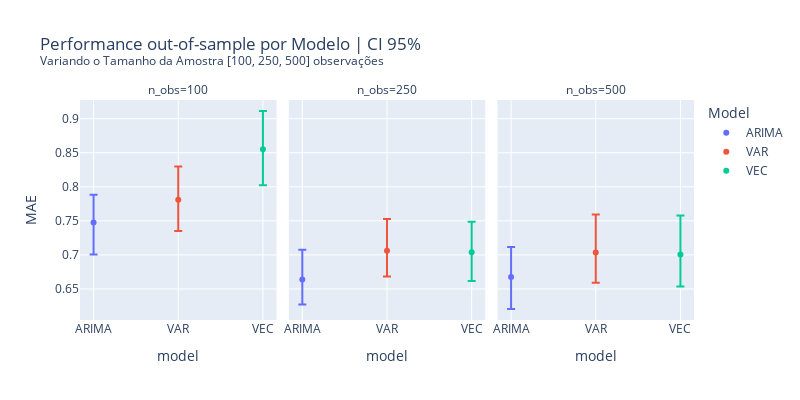

Notebook code cell kept with this figure:
### Code cell
filter_select = (df_MAE.n_ts==3) & (df_MAE.n_ma==0) & (df_MAE.n_fold_ts==85)
boot_df_ci_filter = df_MAE.loc[filter_select].copy()

fig = px.scatter(boot_df_ci_filter, x="model", y="MAE", color="model", facet_col="n_obs",error_y="ci_sup",error_y_minus="ci_inf")
fig.update_layout(width=800, height=400)
fig.update_layout(title="Performance out-of-sample por Modelo | CI 95% <br><sup>Variando o Tamanho da Amostra [100, 250, 500] observações</sup>",legend_title="Model",margin=dict(t=100))
fig.show()

### Figure 1 — Plotly figure (JSON) as saved in the notebook; plotly's stock layout.template omitted (floating-point values rounded to 4 significant figures)
{"data": [{"error_y": {"array": [0.04083], "arrayminus": [0.04697]}, "hovertemplate": "model=%{x}<br>n_obs=100<br>MAE=%{y}<extra></extra>", "legendgroup": "ARIMA", "marker": {"color": "#636efa", "symbol": "circle"}, "mode": "markers", "name": "ARIMA", "orientation": "v", "showlegend": true, "type": "scatter", "x": ["ARIMA"], "xaxis": "x", "y": [0.7476], "yaxis": "y"}, {"error_y": {"array": [0.0437], "arrayminus": [0.03667]}, "hovertemplate": "model=%{x}<br>n_obs=250<br>MAE=%{y}<extra></extra>", "legendgroup": "ARIMA", "marker": {"color": "#636efa", "symbol": "circle"}, "mode": "markers", "name": "ARIMA", "orientation": "v", "showlegend": false, "type": "scatter", "x": ["ARIMA"], "xaxis": "x2", "y": [0.664], "yaxis": "y2"}, {"error_y": {"array": [0.04398], "arrayminus": [0.04689]}, "hovertemplate": "model=%{x}<br>n_obs=500<br>MAE=%{y}<extra></extra>", "legendgroup": "ARIMA", "marker": {"color": "#636efa", "symbol": "circle"}, "mode": "markers", "name": "ARIMA", "orientation": "v", "showlegend": false, "type": "scatter", "x": ["ARIMA"], "xaxis": "x3", "y": [0.6674], "yaxis": "y3"}, {"error_y": {"array": [0.04877], "arrayminus": [0.04621]}, "hovertemplate": "model=%{x}<br>n_obs=100<br>MAE=%{y}<extra></extra>", "legendgroup": "VAR", "marker": {"color": "#EF553B", "symbol": "circle"}, "mode": "markers", "name": "VAR", "orientation": "v", "showlegend": true, "type": "scatter", "x": ["VAR"], "xaxis": "x", "y": [0.7811], "yaxis": "y"}, {"error_y": {"array": [0.04649], "arrayminus": [0.03777]}, "hovertemplate": "model=%{x}<br>n_obs=250<br>MAE=%{y}<extra></extra>", "legendgroup": "VAR", "marker": {"color": "#EF553B", "symbol": "circle"}, "mode": "markers", "name": "VAR", "orientation": "v", "showlegend": false, "type": "scatter", "x": ["VAR"], "xaxis": "x2", "y": [0.7062], "yaxis": "y2"}, {"error_y": {"array": [0.05552], "arrayminus": [0.04449]}, "hovertemplate": "model=%{x}<br>n_obs=500<br>MAE=%{y}<extra></extra>", "legendgroup": "VAR", "marker": {"color": "#EF553B", "symbol": "circle"}, "mode": "markers", "name": "VAR", "orientation": "v", "showlegend": false, "type": "scatter", "x": ["VAR"], "xaxis": "x3", "y": [0.7037], "yaxis": "y3"}, {"error_y": {"array": [0.05619], "arrayminus": [0.05283]}, "hovertemplate": "model=%{x}<br>n_obs=100<br>MAE=%{y}<extra></extra>", "legendgroup": "VEC", "marker": {"color": "#00cc96", "symbol": "circle"}, "mode": "markers", "name": "VEC", "orientation": "v", "showlegend": true, "type": "scatter", "x": ["VEC"], "xaxis": "x", "y": [0.8551], "yaxis": "y"}, {"error_y": {"array": [0.04497], "arrayminus": [0.04227]}, "hovertemplate": "model=%{x}<br>n_obs=250<br>MAE=%{y}<extra></extra>", "legendgroup": "VEC", "marker": {"color": "#00cc96", "symbol": "circle"}, "mode": "markers", "name": "VEC", "orientation": "v", "showlegend": false, "type": "scatter", "x": ["VEC"], "xaxis": "x2", "y": [0.7038], "yaxis": "y2"}, {"error_y": {"array": [0.05706], "arrayminus": [0.04691]}, "hovertemplate": "model=%{x}<br>n_obs=500<br>MAE=%{y}<extra></extra>", "legendgroup": "VEC", "marker": {"color": "#00cc96", "symbol": "circle"}, "mode": "markers", "name": "VEC", "orientation": "v", "showlegend": false, "type": "scatter", "x": ["VEC"], "xaxis": "x3", "y": [0.7007], "yaxis": "y3"}], "layout": {"annotations": [{"font": {}, "showarrow": false, "text": "n_obs=100", "x": 0.16, "xanchor": "center", "xref": "paper", "y": 1, "yanchor": "bottom", "yref": "paper"}, {"font": {}, "showarrow": false, "text": "n_obs=250", "x": 0.5, "xanchor": "center", "xref": "paper", "y": 1, "yanchor": "bottom", "yref": "paper"}, {"font": {}, "showarrow": false, "text": "n_obs=500", "x": 0.84, "xanchor": "center", "xref": "paper", "y": 1, "yanchor": "bottom", "yref": "paper"}], "height": 400, "legend": {"title": {"text": "Model"}, "tracegroupgap": 0}, "margin": {"t": 100}, "title": {"text": "Performance out-of-sample por Modelo | CI 95% <br><sup>Variando o Tamanho da Amostra [100, 250, 500] observações</sup>"}, "width": 800, "xaxis": {"anchor": "y", "autorange": true, "categoryarray": ["ARIMA", "VAR", "VEC"], "categoryorder": "array", "domain": [0, 0.32], "range": [-0.1607, 2.161], "title": {"text": "model"}, "type": "category"}, "xaxis2": {"anchor": "y2", "autorange": true, "categoryarray": ["ARIMA", "VAR", "VEC"], "categoryorder": "array", "domain": [0.34, 0.66], "matches": "x", "range": [-0.1607, 2.161], "title": {"text": "model"}, "type": "category"}, "xaxis3": {"anchor": "y3", "autorange": true, "categoryarray": ["ARIMA", "VAR", "VEC"], "categoryorder": "array", "domain": [0.68, 1.0], "matches": "x", "range": [-0.1607, 2.161], "title": {"text": "model"}, "type": "category"}, "yaxis": {"anchor": "x", "autorange": true, "domain": [0, 1], "range": [0.6044, 0.9274], "title": {"text": "MAE"}, "type": "linear"}, "yaxis2": {"anchor": "x2", "autorange": true, "domain": [0, 1], "matches": "y", "range": [0.6044, 0.9274], "showticklabels": false, "type": "linear"}, "yaxis3": {"anchor": "x3", "autorange": true, "domain": [0, 1], "matches": "y", "range": [0.6044, 0.9274], "showticklabels": false, "type": "linear"}}}
